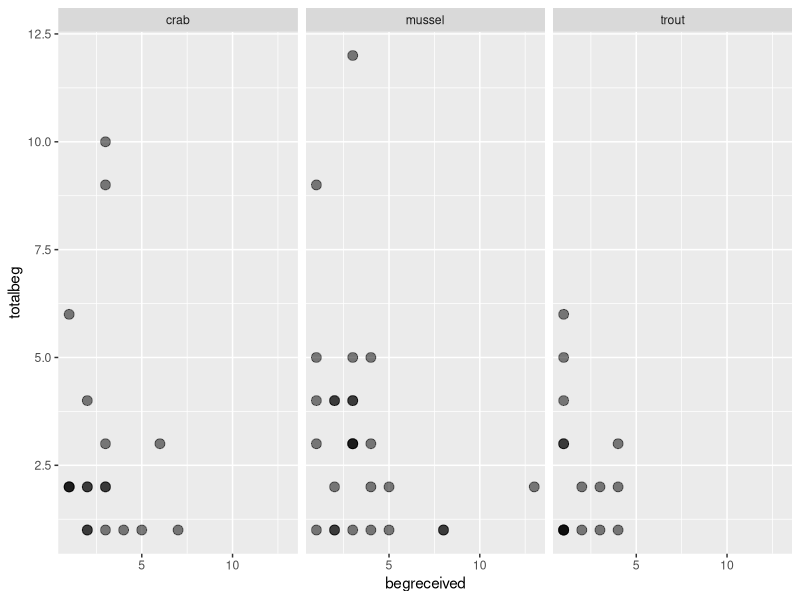

This figure's R source:
## ---- chunk 1
library(dplyr)
library(ggplot2)
## ---- chunk 2
otter_data <- read.csv("../data/Bowden-ParryOtterdata.csv")
head(otter_data)
## ---- chunk 3
begging <-   
  otter_data %>%
  filter(begreceived > 0, totalbeg > 0) %>% 
  select(foodtype, totalbeg, begreceived)

knitr::kable(head(begging))
## ---- chunk 4
ggplot(begging, aes(x = begreceived, y = totalbeg)) +
  geom_point(size = 3, alpha = 0.5) +
  facet_wrap(~foodtype)
  
